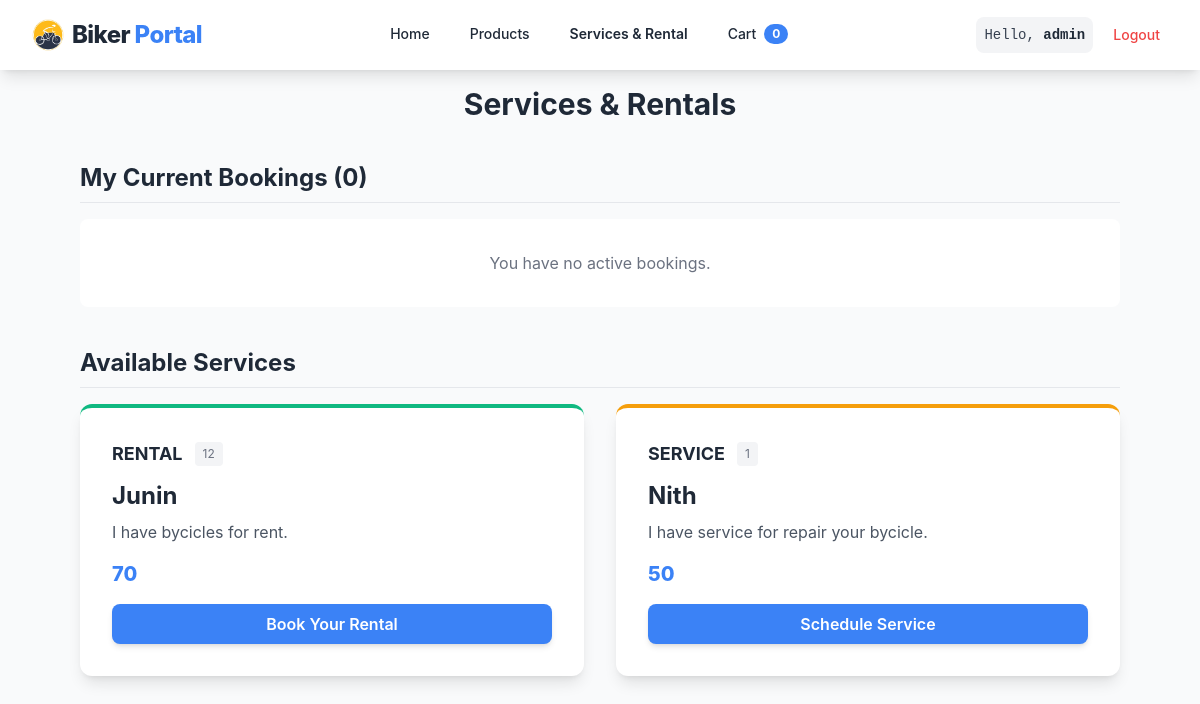
The page /services-rental/ (signed in) on the database its author committed.
### my_app/models.py (models this page shows, shortened)
class ServiceRental(models.Model):
    name = models.CharField(max_length=200)
    service_type = models.CharField(max_length=10, choices=SERVICE_TYPE_CHOICES) # RENTAL or SERVICE
    price_info = models.CharField(max_length=100) # e.g., "$45/day" or "$89.99"
    duration = models.CharField(max_length=50) # e.g., "Day", "48 Hrs", "1 Hr"
    description = models.TextField()
    class Meta:
        verbose_name_plural = "Services and Rentals"

### my_app/views.py (the view)
# urls.py: path('services-rental/', views.services_rental_view, name='services_rental'),
@login_required
def services_rental_view(request):
    services = ServiceRental.objects.all().order_by('service_type', 'name')
    bookings = Booking.objects.filter(user=request.user).order_by('-booked_at')
    booked_ids = bookings.values_list('service_rental_id', flat=True)
    context = {
        'services': services,
        'bookings': bookings,
        'booked_ids': booked_ids,
    }
    return render(request, 'bikeportal/services_rental.html', context)

### my_app/templates/bikeportal/services_rental.html (shortened to what this page needs)
{% extends "bikeportal/base.html" %}
{% block content %}
<div class="mx-20">
<h2 class="text-3xl font-bold text-center text-secondary mb-10">Services & Rentals</h2>
{% if user.is_authenticated %}
    <div class="mb-10">
        <h3 class="text-2xl font-bold text-secondary mb-4 border-b pb-2">My Current Bookings ({{ bookings|length }})</h3>
        <ul class="space-y-4 custom-scroll max-h-80 overflow-y-auto">
            {% for booking in bookings %}
                <li class="p-4 bg-gray-50 rounded-lg flex justify-between items-center shadow-sm border-l-4 border-primary">
                    <div>
                        <p class="font-semibold text-lg">{{ booking.service_rental.name }}</p>
                        <p class="text-sm text-gray-600">
                            Date: <span class="font-medium">{{ booking.preferred_date|date:"F j, Y" }}</span> |
                            Status: <span class="font-medium text-warning">{{ booking.status }}</span>
                        </p>
                    </div>
                    <form method="POST" action="{% url 'cancel_booking' booking_id=booking.id %}">
                        {% csrf_token %}
                        <button type="submit" class="text-red-500 hover:text-red-700 p-2 rounded-full hover:bg-red-50 transition duration-300">
                            <svg class="w-5 h-5" fill="none" stroke="currentColor" viewBox="0 0 24 24" xmlns="http://www.w3.org/2000/svg"><path stroke-linecap="round" stroke-linejoin="round" stroke-width="2" d="M19 7l-.867 12.142A2 2 0 0116.138 21H7.862a2 2 0 01-1.995-1.858L5 7m5 4v6m4-6v6m1-10V4a1 1 0 00-1-1h-4a1 1 0 00-1 1v3M4 7h16"></path></svg>
                        </button>
                    </form>
                </li>
            {% empty %}
                <p class="text-center text-gray-500 p-8 bg-white rounded-lg">You have no active bookings.</p>
            {% endfor %}
        </ul>
    </div>
{% endif %}
<h3 class="text-2xl font-bold text-secondary mb-4 border-b pb-2">Available Services</h3>
<div class="grid grid-cols-1 md:grid-cols-2 gap-8">
    {% for item in services %}
    <div class="bg-white p-8 rounded-xl shadow-lg border-t-4 {% if item.service_type == 'RENTAL' %}border-success{% else %}border-warning{% endif %} flex flex-col transition duration-300 hover:shadow-xl hover:ring-2 hover:ring-primary/50">
        <div class="flex items-center space-x-3 mb-3">
            <span class="text-lg font-bold uppercase text-secondary">{{ item.get_service_type_display }}</span>
            <span class="text-xs text-gray-500 bg-gray-100 px-2 py-1 rounded">{{ item.duration }}</span>
        </div>
        <h3 class="text-2xl font-bold text-secondary mb-2">{{ item.name }}</h3>
        <p class="text-gray-600 mb-4 flex-grow">{{ item.description }}</p>
        <p class="text-xl font-extrabold text-primary mb-4">{{ item.price_info }}</p>
        {% if user.is_authenticated %}
            {% if item.id in booked_ids %}
                <button class="w-full py-2 bg-gray-400 text-white font-semibold rounded-lg cursor-not-allowed" disabled>
                    Booked (See My Bookings)
                </button>
            {% else %}
                <button
                    class="w-full py-2 bg-primary text-white font-semibold rounded-lg shadow-md hover:bg-indigo-600 transition duration-300"
                    onclick="openModal(
                        '{% if item.service_type == "RENTAL" %}Book Your Rental{% else %}Schedule Service{% endif %} - {{ item.name }}',
                        'Please provide your preferred date and details.',
                        `
                        <input type='hidden' name='service_id' value='{{ item.id }}'>
                        <label for='date' class='block text-sm font-medium text-gray-700'>Preferred Date</label>
                        <input type='date' id='date' name='date' required class='mt-1 block w-full p-3 border border-gray-300 rounded-lg shadow-sm focus:ring-primary focus:border-primary'>
                        {% if item.service_type == 'RENTAL' %}
                        <label for='duration' class='block text-sm font-medium text-gray-700 mt-4'>Duration (Days)</label>
                        <input type='number' id='duration' name='duration' value='1' min='1' required class='mt-1 block w-full p-3 border border-gray-300 rounded-lg shadow-sm focus:ring-primary focus:border-primary'>
                        {% endif %}
                        <label for='notes' class='block text-sm font-medium text-gray-700 mt-4'>Details/Notes</label>
                        <textarea id='notes' name='notes' rows='3' class='mt-1 block w-full p-3 border border-gray-300 rounded-lg shadow-sm focus:ring-primary focus:border-primary'></textarea>
                        `,
                        '{% url "book_service" %}'
                    )">
                    {% if item.service_type == 'RENTAL' %}Book Your Rental{% else %}Schedule Service{% endif %}
                </button>
            {% endif %}
        {% else %}
            <p class="mt-4 text-center text-sm text-red-500">Log in to book this service.</p>
        {% endif %}
    </div>
    {% endfor %}
</div>
</div>
{% endblock %}

### my_app/templates/bikeportal/base.html (shortened to what this page needs)
{% load static %} {% load i18n %}
<!DOCTYPE html>
<html lang="en">
  <head>
    <script src="https://cdn.tailwindcss.com"></script>
  </head>
  <body class="text-gray-800">
    <header class="bg-white shadow-lg sticky top-0 z-50">
      <div
        class="max-w-7xl mx-auto px-4 sm:px-6 lg:px-8 py-4 flex flex-col md:flex-row justify-between items-center"
      >
        <div
          class="flex items-center space-x-4 mb-4 md:mb-0 w-full md:w-auto justify-between"
        >
          <a href="{% url 'home' %}" class="flex items-center space-x-2">
            <img
              src="/static/bike_logo.jpg"
              alt=""
              class="w-8 h-8 text-primary"
              fill="none"
              stroke="currentColor"
              viewBox="0 0 24 24"
            />
            <span class="text-2xl font-extrabold text-secondary tracking-tight"
              >Biker <span class="text-primary">Portal</span></span
            >
          </a>
        </div>
        <nav
          class="flex space-x-2 sm:space-x-4 text-sm font-medium w-full md:w-auto overflow-x-auto pb-2 md:pb-0"
        >
          <a
            href="{% url 'home' %}"
            class="nav-link px-3 py-2 border-b-2 border-transparent text-secondary hover:text-primary transition duration-300 {% if request.path == '/' %}nav-active{% endif %}"
            >Home</a
          >
          <a
            href="{% url 'products' %}"
            class="nav-link px-3 py-2 border-b-2 border-transparent text-secondary hover:text-primary transition duration-300 {% if 'products' in request.path %}nav-active{% endif %}"
            >Products</a
          >
          <a
            href="{% url 'services_rental' %}"
            class="nav-link px-3 py-2 border-b-2 border-transparent text-secondary hover:text-primary transition duration-300 {% if 'services-rental' in request.path %}nav-active{% endif %}"
            >Services & Rental</a
          >
          <a
            href="{% url 'cart' %}"
            class="nav-link flex items-center px-3 py-2 border-b-2 border-transparent text-secondary hover:text-primary transition duration-300 {% if 'cart' in request.path %}nav-active{% endif %}"
          >
            Cart
            <span
              id="cart-count"
              class="ml-2 px-2 py-0.5 text-xs font-bold bg-primary text-white rounded-full"
            >
              {% if user.is_authenticated %}{{ user.cartitem_set.all|length }}
              {% else %} 0 {% endif %}
            </span>
          </a>
        </nav>
        <div id="auth-status" class="flex space-x-3 items-center">
          {% if user.is_authenticated %}
          <span
            class="text-sm text-gray-700 bg-gray-100 p-2 rounded-lg font-mono truncate hidden sm:inline"
          >
            Hello,
            <span class="font-bold text-secondary">{{ user.username }}</span>
          </span>
          <form method="POST" action="{% url 'logout' %}" class="inline">
            <button
              type="submit"
              class="text-sm font-medium text-red-500 hover:text-red-700 p-2 rounded-lg hover:bg-red-50 transition duration-300 flex items-center space-x-1"
            >
              <span class="hidden sm:inline">Logout</span>
            </button>
          </form>
          {% endif %}
        </div>
      </div>
    </header>
    <main class="mx-auto">
      {% block content %} {% endblock %}
    </main>
  </body>
</html>

### my_app/templates/bikeportal/base.html (style rules this page uses)
body { font-family: "Inter", sans-serif; background-color: #f9fafb; }
.nav-active { border-color: #3b82f6; color: #3b82f6; font-weight: 600; }

### rows shown on the page
ServiceRental: service_type "RENTAL", duration "12", name "Junin", description "I have bycicles for rent.", price_info "70", shows "Book Your Rental"
ServiceRental: service_type "SERVICE", duration "1", name "Nith", description "I have service for repair your bycicle.", price_info "50", shows "Schedule Service"

### other values the page prints
{{ user.cartitem_set.all|length }} "0"
{{ user.username }} "admin"
{{ bookings|length }} "0"
